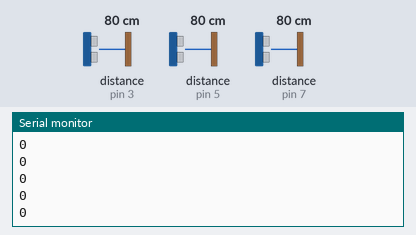
The sketch below on a simulated Arduino Uno, built with avr-gcc and run on an emulated ATmega328P. Parts: the last lines printed to the serial monitor. The inputs (shaded band) are chosen by the test bench; at power-on: distance to the obstacle (sensors on pin 3, pin 5, pin 7) 80 cm. No radio packets arrive unless stated.

Above: at 1.2 s.
1.3 s: distance to the obstacle (sensor on pin 3) set to 2 cm
At 1.63 s:
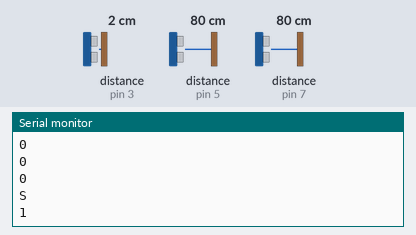
3.1 s: distance to the obstacle (sensor on pin 5) set to 2 cm
At 3.17 s:
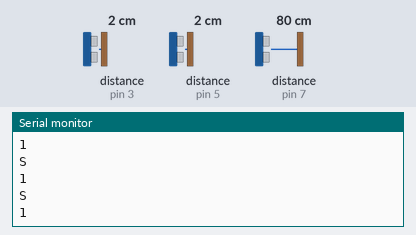
4.8 s: distance to the obstacle (sensor on pin 7) set to 2 cm
At 4.85 s:
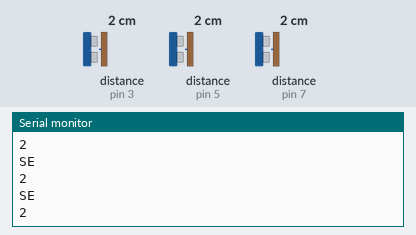
6.5 s: distance to the obstacle (sensor on pin 3) set to 9 cm
At 6.64 s:
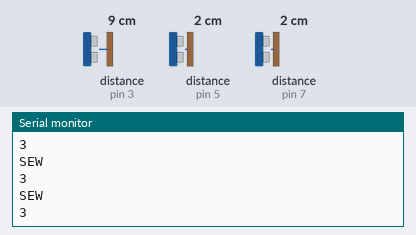
8.3 s: distance to the obstacle (sensor on pin 5) set to 9 cm
At 8.44 s:
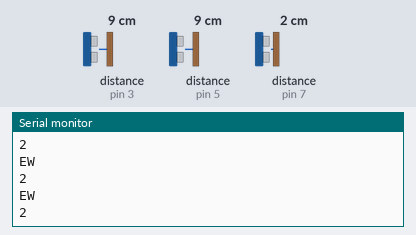
10.1 s: distance to the obstacle (sensor on pin 3) set to 4 cm
At 10.24 s:
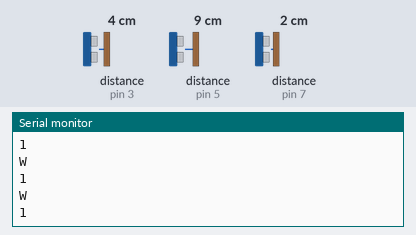
Timing chart, 0 to 12.9 s (numbered marks = the images above; inputs shaded):
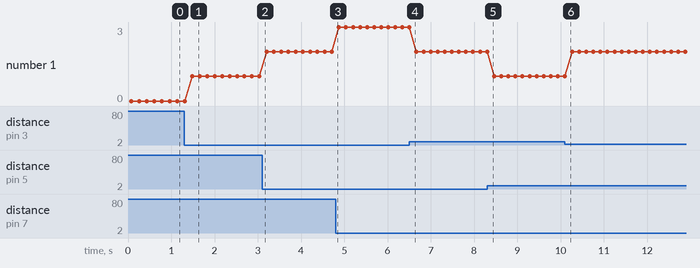

The sketch:

transmitter.ino
```cpp
// Include RadioHead Amplitude Shift Keying Library
#include <RH_ASK.h>
// Include dependant SPI Library
#include <SPI.h>
#include <NewPing.h>


// Create Amplitude Shift Keying Object
RH_ASK rf_driver;

char * msgs[5] = {"NSEW", "EWS", "NS", "NWS", "NES"};
int sensor1[2] = {2, 3}; //south
int sensor2[2] = {4, 5}; //east
int sensor3[2] = {6, 7}; //west


int roadWidth = 10;

NewPing sonar1(sensor1[0], sensor1[1], 200); // NewPing setup of pins and maximum distance.
NewPing sonar2(sensor2[0], sensor2[1], 200); // NewPing setup of pins and maximum distance.
NewPing sonar3(sensor3[0], sensor3[1], 200); // NewPing setup of pins and maximum distance.


unsigned int sensor1DataUs;
unsigned int sensor1Data;

unsigned int sensor2DataUs;
unsigned int sensor2Data;

unsigned int sensor3DataUs;
unsigned int sensor3Data;

char msg[10];
void setup()
{
  // Initialize ASK Object
  rf_driver.init();
  Serial.begin(9600);
}

void loop()
{
  //msg = "";
  setDirections();
  rf_driver.send((uint8_t *)msg, strlen(msg));
  rf_driver.waitPacketSent();
  Serial.println(msg);
  Serial.println(strlen(msg));
  delay(100);

}

void readSensor()
{
  sensor1DataUs = sonar1.ping();
  sensor1Data = sensor1DataUs / US_ROUNDTRIP_CM;

  sensor2DataUs = sonar2.ping();
  sensor2Data = sensor2DataUs / US_ROUNDTRIP_CM;

  sensor3DataUs = sonar3.ping();
  sensor3Data = sensor3DataUs / US_ROUNDTRIP_CM;
}
void setDirections()
{
  msg[0] = '\0';
  readSensor();

  if(sensor1Data <= roadWidth-3)
  {
    strcat(msg, "S");
  }

  if(sensor2Data <= roadWidth-3)
  {
    strcat(msg, "E");
  }

  if(sensor3Data <= roadWidth-3)
  {
    strcat(msg, "W");
  }
}
```

Measured:
- after the input at 1.3 s, the serial monitor: prints a new line after 0.18 s (image 1)
- plotted number 1: 0 → 1 after the input at 1.3 s, 1 → 2 after the input at 3.1 s, 2 → 3 after the input at 4.8 s, 2 → 1 after the input at 8.3 s
